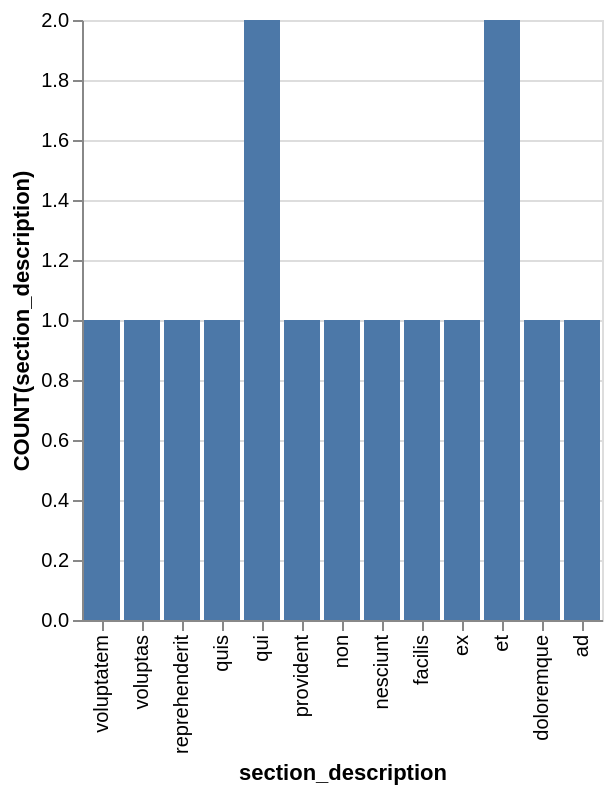

Here is the Vega-Lite specification saved for this chart:
### Vega-Lite specification from a JSON file in a GitHub repository (floating-point values rounded to 4 significant figures)
{"data": {"values": [{"x_data": "voluptatem", "y_data": 1}, {"x_data": "voluptas", "y_data": 1}, {"x_data": "reprehenderit", "y_data": 1}, {"x_data": "quis", "y_data": 1}, {"x_data": "qui", "y_data": 2}, {"x_data": "provident", "y_data": 1}, {"x_data": "non", "y_data": 1}, {"x_data": "nesciunt", "y_data": 1}, {"x_data": "facilis", "y_data": 1}, {"x_data": "ex", "y_data": 1}, {"x_data": "et", "y_data": 2}, {"x_data": "doloremque", "y_data": 1}, {"x_data": "ad", "y_data": 1}]}, "mark": "bar", "encoding": {"x": {"field": "x_data", "type": "nominal", "title": "section_description", "sort": "descending"}, "y": {"field": "y_data", "type": "quantitative", "title": "COUNT(section_description)"}}}
